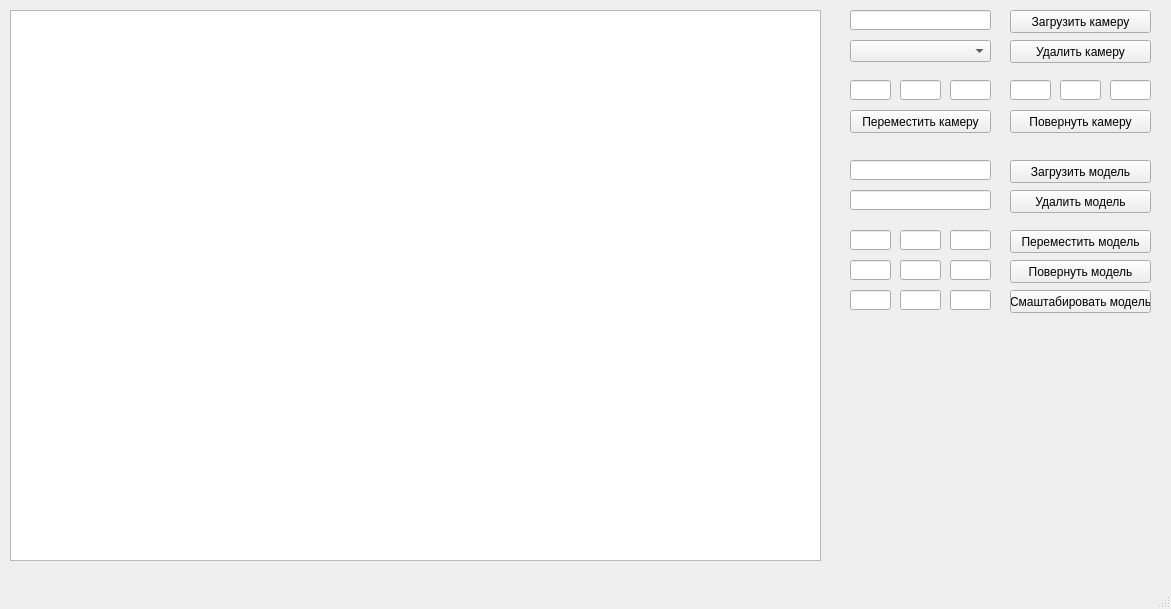
<?xml version="1.0" encoding="UTF-8"?>
<ui version="4.0">
 <class>MainWindow</class>
 <widget class="QMainWindow" name="MainWindow">
  <property name="geometry">
   <rect>
    <x>0</x>
    <y>0</y>
    <width>1171</width>
    <height>609</height>
   </rect>
  </property>
  <property name="windowTitle">
   <string>MainWindow</string>
  </property>
  <widget class="QWidget" name="centralwidget">
   <widget class="QGraphicsView" name="graphicsView">
    <property name="geometry">
     <rect>
      <x>10</x>
      <y>10</y>
      <width>811</width>
      <height>551</height>
     </rect>
    </property>
   </widget>
   <widget class="QPushButton" name="shift_fig">
    <property name="geometry">
     <rect>
      <x>1010</x>
      <y>230</y>
      <width>141</width>
      <height>23</height>
     </rect>
    </property>
    <property name="text">
     <string>Переместить модель</string>
    </property>
   </widget>
   <widget class="QLineEdit" name="x_shift_fig">
    <property name="geometry">
     <rect>
      <x>850</x>
      <y>230</y>
      <width>41</width>
      <height>20</height>
     </rect>
    </property>
    <property name="text">
     <string/>
    </property>
   </widget>
   <widget class="QLineEdit" name="y_shift_fig">
    <property name="geometry">
     <rect>
      <x>900</x>
      <y>230</y>
      <width>41</width>
      <height>20</height>
     </rect>
    </property>
   </widget>
   <widget class="QLineEdit" name="z_shift_fig">
    <property name="geometry">
     <rect>
      <x>950</x>
      <y>230</y>
      <width>41</width>
      <height>20</height>
     </rect>
    </property>
   </widget>
   <widget class="QPushButton" name="rotate_fig">
    <property name="geometry">
     <rect>
      <x>1010</x>
      <y>260</y>
      <width>141</width>
      <height>23</height>
     </rect>
    </property>
    <property name="text">
     <string>Повернуть модель</string>
    </property>
   </widget>
   <widget class="QLineEdit" name="yz_angle_fig">
    <property name="geometry">
     <rect>
      <x>900</x>
      <y>260</y>
      <width>41</width>
      <height>20</height>
     </rect>
    </property>
   </widget>
   <widget class="QPushButton" name="scale_fig">
    <property name="geometry">
     <rect>
      <x>1010</x>
      <y>290</y>
      <width>141</width>
      <height>23</height>
     </rect>
    </property>
    <property name="text">
     <string>Смаштабировать модель</string>
    </property>
   </widget>
   <widget class="QLineEdit" name="y_scale_fig">
    <property name="geometry">
     <rect>
      <x>900</x>
      <y>290</y>
      <width>41</width>
      <height>20</height>
     </rect>
    </property>
   </widget>
   <widget class="QLineEdit" name="x_scale_fig">
    <property name="geometry">
     <rect>
      <x>850</x>
      <y>290</y>
      <width>41</width>
      <height>20</height>
     </rect>
    </property>
    <property name="text">
     <string/>
    </property>
   </widget>
   <widget class="QLineEdit" name="z_scale_fig">
    <property name="geometry">
     <rect>
      <x>950</x>
      <y>290</y>
      <width>41</width>
      <height>20</height>
     </rect>
    </property>
   </widget>
   <widget class="QLineEdit" name="xy_angle_fig">
    <property name="geometry">
     <rect>
      <x>850</x>
      <y>260</y>
      <width>41</width>
      <height>20</height>
     </rect>
    </property>
    <property name="text">
     <string/>
    </property>
   </widget>
   <widget class="QLineEdit" name="zx_angle_fig">
    <property name="geometry">
     <rect>
      <x>950</x>
      <y>260</y>
      <width>41</width>
      <height>20</height>
     </rect>
    </property>
   </widget>
   <widget class="QPushButton" name="import_fig">
    <property name="geometry">
     <rect>
      <x>1010</x>
      <y>160</y>
      <width>141</width>
      <height>23</height>
     </rect>
    </property>
    <property name="text">
     <string>Загрузить модель</string>
    </property>
   </widget>
   <widget class="QLineEdit" name="file_name">
    <property name="geometry">
     <rect>
      <x>850</x>
      <y>160</y>
      <width>141</width>
      <height>20</height>
     </rect>
    </property>
   </widget>
   <widget class="QPushButton" name="add_cam">
    <property name="geometry">
     <rect>
      <x>1010</x>
      <y>10</y>
      <width>141</width>
      <height>23</height>
     </rect>
    </property>
    <property name="text">
     <string>Загрузить камеру</string>
    </property>
   </widget>
   <widget class="QLineEdit" name="xy_angle_cam">
    <property name="geometry">
     <rect>
      <x>1010</x>
      <y>80</y>
      <width>41</width>
      <height>20</height>
     </rect>
    </property>
    <property name="text">
     <string/>
    </property>
   </widget>
   <widget class="QPushButton" name="shift_cam">
    <property name="geometry">
     <rect>
      <x>850</x>
      <y>110</y>
      <width>141</width>
      <height>23</height>
     </rect>
    </property>
    <property name="text">
     <string>Переместить камеру</string>
    </property>
   </widget>
   <widget class="QLineEdit" name="zx_angle_cam">
    <property name="geometry">
     <rect>
      <x>1110</x>
      <y>80</y>
      <width>41</width>
      <height>20</height>
     </rect>
    </property>
   </widget>
   <widget class="QLineEdit" name="y_shift_cam">
    <property name="geometry">
     <rect>
      <x>900</x>
      <y>80</y>
      <width>41</width>
      <height>20</height>
     </rect>
    </property>
   </widget>
   <widget class="QLineEdit" name="yz_angle_cam">
    <property name="geometry">
     <rect>
      <x>1060</x>
      <y>80</y>
      <width>41</width>
      <height>20</height>
     </rect>
    </property>
   </widget>
   <widget class="QLineEdit" name="x_shift_cam">
    <property name="geometry">
     <rect>
      <x>850</x>
      <y>80</y>
      <width>41</width>
      <height>20</height>
     </rect>
    </property>
    <property name="text">
     <string/>
    </property>
   </widget>
   <widget class="QLineEdit" name="z_shift_cam">
    <property name="geometry">
     <rect>
      <x>950</x>
      <y>80</y>
      <width>41</width>
      <height>20</height>
     </rect>
    </property>
   </widget>
   <widget class="QPushButton" name="rotate_cam">
    <property name="geometry">
     <rect>
      <x>1010</x>
      <y>110</y>
      <width>141</width>
      <height>23</height>
     </rect>
    </property>
    <property name="text">
     <string>Повернуть камеру</string>
    </property>
   </widget>
   <widget class="QComboBox" name="camera_select">
    <property name="geometry">
     <rect>
      <x>850</x>
      <y>40</y>
      <width>141</width>
      <height>22</height>
     </rect>
    </property>
   </widget>
   <widget class="QPushButton" name="remove_cam">
    <property name="geometry">
     <rect>
      <x>1010</x>
      <y>40</y>
      <width>141</width>
      <height>23</height>
     </rect>
    </property>
    <property name="text">
     <string>Удалить камеру</string>
    </property>
   </widget>
   <widget class="QPushButton" name="remove_fig">
    <property name="geometry">
     <rect>
      <x>1010</x>
      <y>190</y>
      <width>141</width>
      <height>23</height>
     </rect>
    </property>
    <property name="text">
     <string>Удалить модель</string>
    </property>
   </widget>
   <widget class="QLineEdit" name="file_name_camera">
    <property name="geometry">
     <rect>
      <x>850</x>
      <y>10</y>
      <width>141</width>
      <height>20</height>
     </rect>
    </property>
   </widget>
   <widget class="QLineEdit" name="nums_figs">
    <property name="geometry">
     <rect>
      <x>850</x>
      <y>190</y>
      <width>141</width>
      <height>20</height>
     </rect>
    </property>
   </widget>
  </widget>
  <widget class="QMenuBar" name="menubar">
   <property name="geometry">
    <rect>
     <x>0</x>
     <y>0</y>
     <width>1171</width>
     <height>21</height>
    </rect>
   </property>
  </widget>
  <widget class="QStatusBar" name="statusbar"/>
 </widget>
 <resources/>
 <connections/>
</ui>
